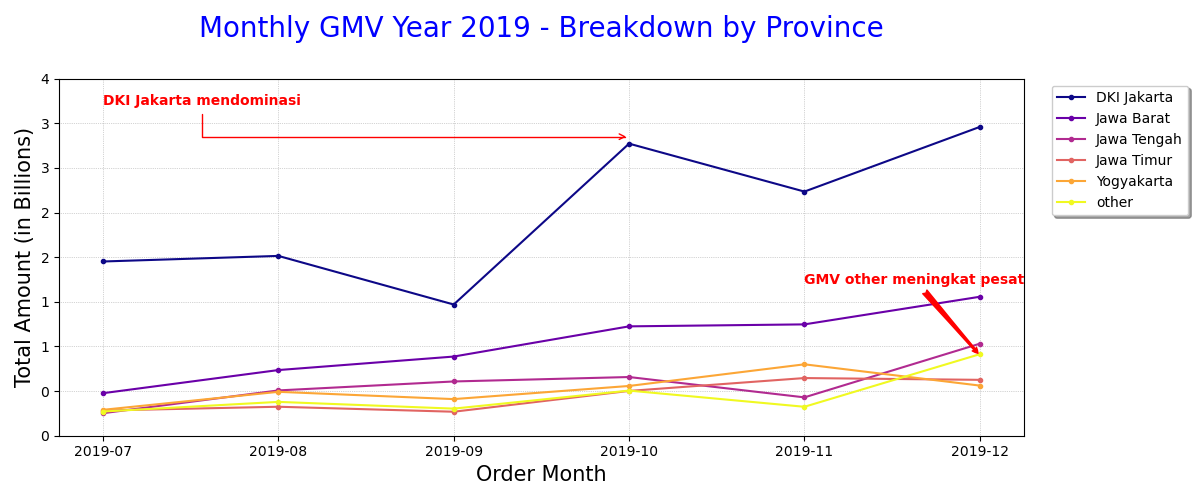

Reproduce this figure in Python.
import datetime
import pandas as pd
import matplotlib.pyplot as plt
dataset = pd.read_csv('https://storage.googleapis.com/dqlab-dataset/retail_raw_reduced.csv')
dataset['order_month'] = dataset['order_date'].apply(lambda x: datetime.datetime.strptime(x, "%Y-%m-%d").strftime('%Y-%m'))
dataset['gmv'] = dataset['item_price']*dataset['quantity']
top_provinces = (dataset.groupby('province')['gmv']
                        .sum()
                        .reset_index()
                        .sort_values(by='gmv',ascending=False)
                        .head(5))
dataset['province_top'] = dataset['province'].apply(lambda x: x if (x in top_provinces['province'].to_list()) else 'other')

dataset.groupby(['order_month','province_top'])['gmv'].sum().unstack().plot(marker='.', cmap='plasma')
plt.title('Monthly GMV Year 2019 - Breakdown by Province',loc='center',pad=30, fontsize=20, color='blue')
plt.xlabel('Order Month', fontsize = 15)
plt.ylabel('Total Amount (in Billions)',fontsize = 15)
plt.grid(color='darkgray', linestyle=':', linewidth=0.5)
plt.ylim(ymin=0)
labels, locations = plt.yticks()
plt.yticks(labels, (labels/1000000000).astype(int))
plt.legend(loc='upper center', bbox_to_anchor=(1.1, 1), shadow=True, ncol=1)
# Anotasi pertama
plt.annotate('GMV other meningkat pesat', xy=(5, 900000000),
			 xytext=(4, 1700000000), weight='bold', color='red',
			 arrowprops=dict(arrowstyle='fancy',
							 connectionstyle="arc3",
							 color='red'))
# Anotasi kedua
plt.annotate('DKI Jakarta mendominasi', xy=(3, 3350000000),
			 xytext=(0, 3700000000), weight='bold', color='red',
			 arrowprops=dict(arrowstyle='->',
							 connectionstyle="angle",
							 color='red'))
plt.gcf().set_size_inches(12, 5)
plt.tight_layout()
plt.show()
